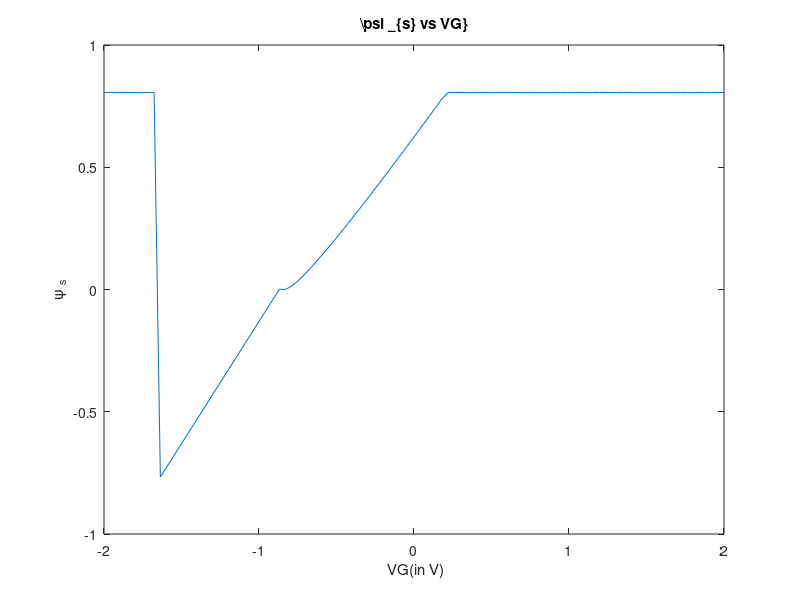
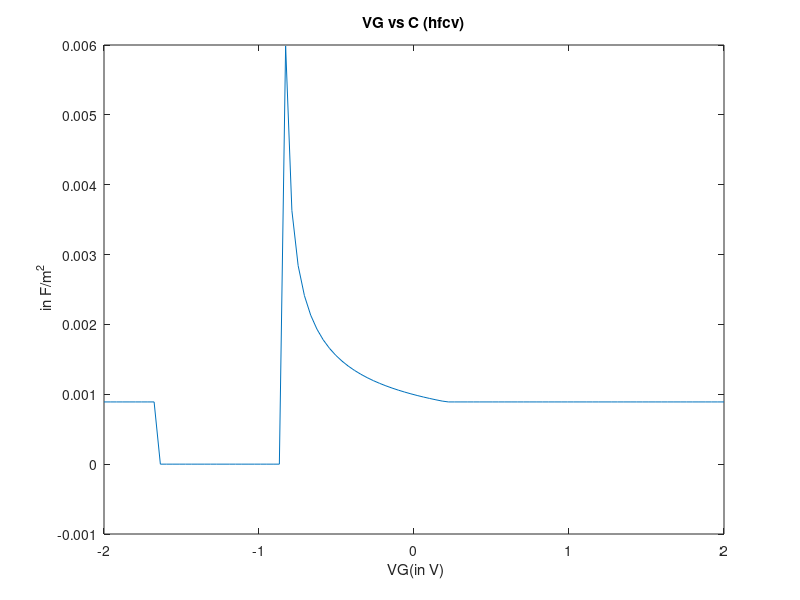
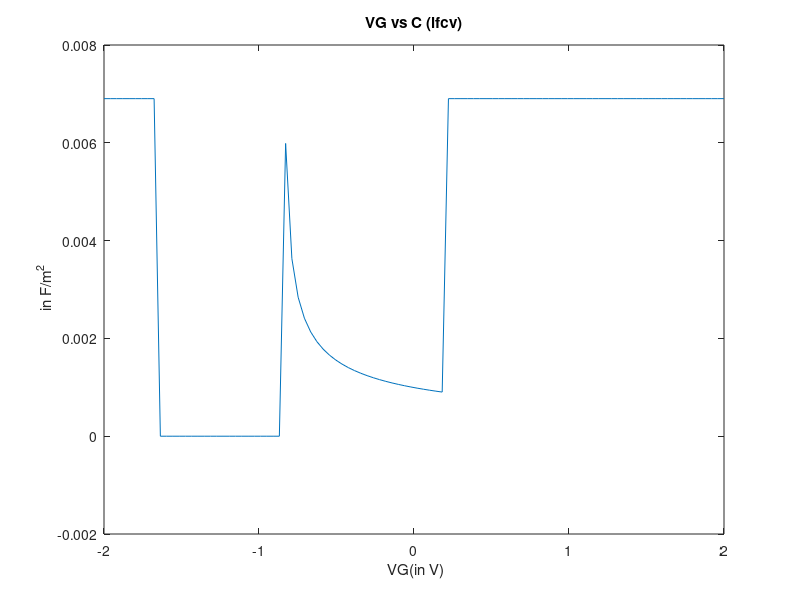
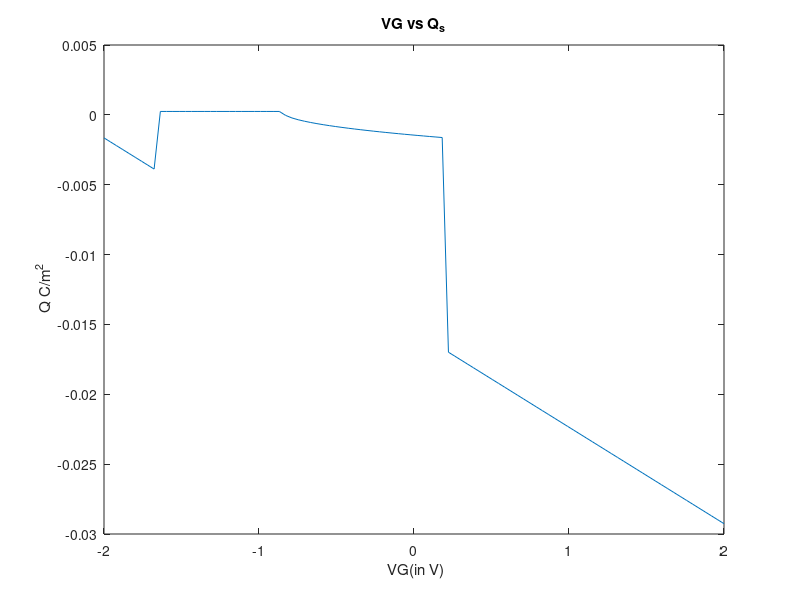

Write MATLAB code to recreate these figures, in order.
E_sio2 = 3.9*8.85 * 10^-12;
E_si = 11.9*8.85 * 10^-12;
na = 10^23;
ni = 10^16;
q = 1.6*10^-19;
Vfb = -0.95;
tox = 5*10^-9;
oxide_charge =10^24*tox; 

k = 1.380*10^-23;

t = 300;
eg = 1.1;
kt_q = 0.025;
Cmax = E_sio2/tox;
phi_f =kt_q*log(na/ni);

samples = 100;
psi_s = zeros(1,samples);
q_acc =  zeros(1,samples);
q_dep =  zeros(1,samples);
q_inv =  zeros(1,samples);
C_hfcv =  zeros(1,samples);
C_lfcv =  zeros(1,samples);
%%%%for qn 2 PSi vs vg
Vg = linspace(-2,2,samples);
signal = 0;
Vt = 0 ;
Vfb =  Vfb + (oxide_charge*q/Cmax);
%q_max_depletion = 
for i = 1:samples
    
    prefactor = q* na * E_si/(2 * Cmax *Cmax);
    a = 2 * Cmax * Cmax * (Vg(1,i) - Vfb)/(q*na* E_si);
    b  = prefactor * (sqrt(1+a) - 1)* (sqrt(1+a) - 1);
if b<0;
    psi_s(1,i) = 0;
    C_lfcv(1,i) =Cmax;
    q_inv(1,i) = 0 ;
    q_dep(1,i) = 0 ;
    q_acc(1,i) = -1*Cmax*(Vg(1,i) - Vfb);
    C_hfcv(1,i)  =  C_lfcv(1,i);  
%    qs(1,i) = -Cmax*(Vg-Vfb);
elseif b>0 && b<  2*phi_f
    W = (E_si/Cmax)*(sqrt(1+a) - 1);
    q_inv(1,i) = 0 ;
    q_dep(1,i) = -q*na*W ;
    q_acc(1,i) = 0;
    C_lfcv(1,i) =Cmax*( E_si/W)/(( E_si/W)+ Cmax);
    C_hfcv(1,i)  =  C_lfcv(1,i); 
    psi_s(1,i) = b;
elseif b>2*phi_f
    if signal == 0
       Vt = Vg(1,i);
    end
        signal = 1;
        psi_s(1,i) =2*phi_f;
        W = sqrt(2*E_si* psi_s(1,i)/(q*na));
        C_lfcv(1,i) = Cmax;
        C_hfcv(1,i) =Cmax*( E_si/W)/(( E_si/W)+ Cmax);
       q_inv(1,i) = -1*Cmax*(Vg(1,i) - Vt) ;
       q_dep(1,i) = -q*na*W ;
       q_acc(1,i) = 0;     
 
end
end
q_total = q_inv + q_dep + q_acc;
figure(1)
plot(Vg,psi_s)
title('\psi _{s} vs VG}')
xlabel(' VG(in V)') 
ylabel('\psi _{s}') 

figure(2)
plot(Vg,C_hfcv)
title(' VG vs C (hfcv) ')
xlabel(' VG(in V)') 
ylabel(' in F/m^2') 


figure(3)
plot(Vg,C_lfcv)
title(' VG vs C (lfcv) ')
xlabel(' VG(in V)') 
ylabel(' in F/m^2') 


figure(4)
plot(Vg,q_total)
title(' VG vs Q_s ')
xlabel(' VG(in V)') 
ylabel(' Q C/m^2') 

%q vs 


